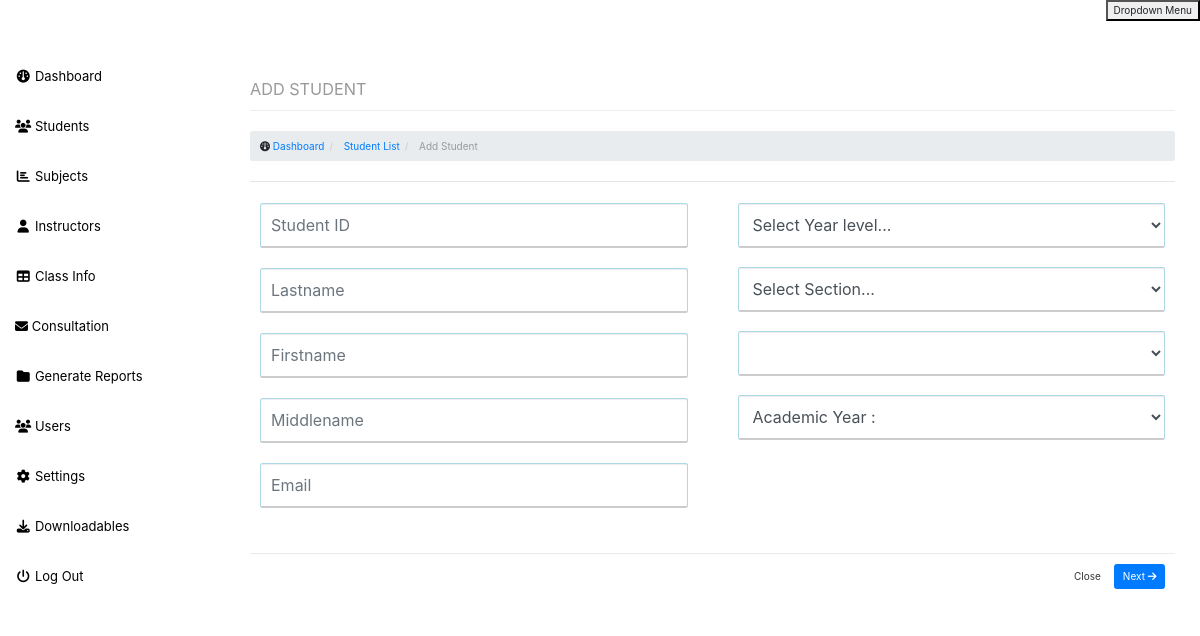
The app's page /admin/addstudent.php (signed in), older data.
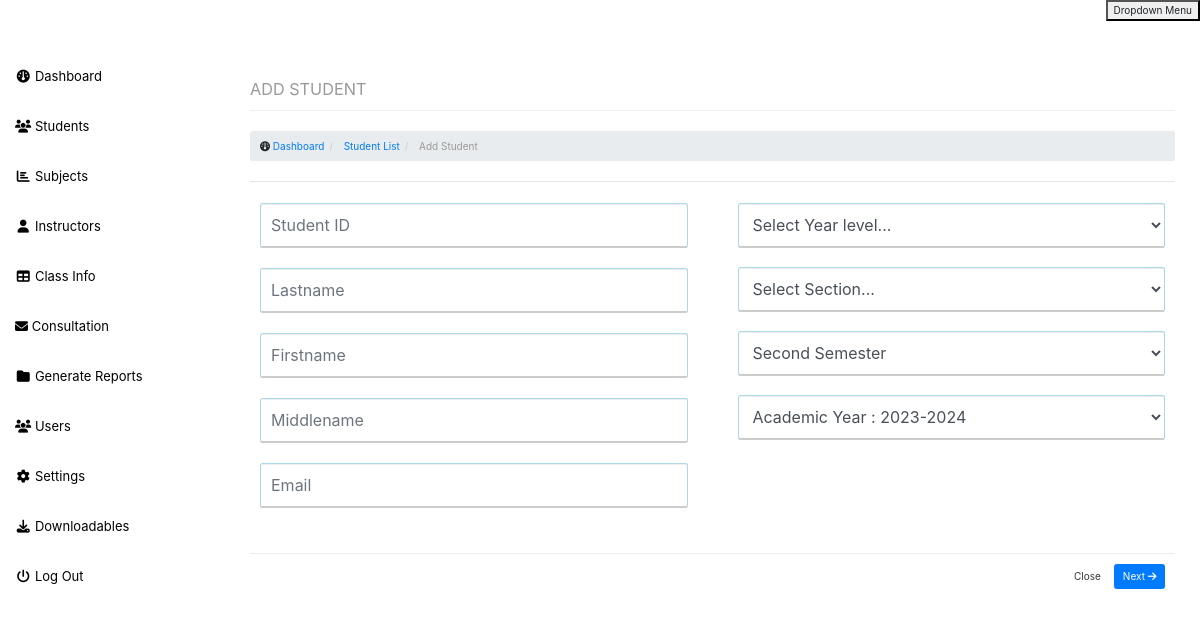
The same page, newer data.
### tables this page shows
CREATE TABLE `ay` (
  `id` int(11) NOT NULL,
  `academic_year` varchar(255) DEFAULT NULL,
  `semester` varchar(255) DEFAULT NULL,
  `semester_id` int(11) DEFAULT NULL,
  `display` tinyint(4) DEFAULT NULL,
  `semester_display` tinyint(4) NOT NULL DEFAULT 1,
  `start_date` date DEFAULT NULL
);

### admin/addstudent.php (the view, shortened to what this page needs)
<?php
include('include/header.php');
include('include/sidebar.php');
include('data/student_model.php');
$activeAcademicYear = "";
$activeSemester = "";
$query = "SELECT academic_year, semester FROM ay WHERE display = 1";
$result = $connection->query($query);
if ($row = $result->fetch(PDO::FETCH_ASSOC)) {
    $activeAcademicYear = $row['academic_year'];
    $activeSemester = $row['semester'];
}
$studid = $lname = $fname = $mname = $email = $year = $section = $semester = $ay = "";
?>
<div id="page-wrapper">
    <div class="container-fluid">
        <div class="row">
            <div class="col-lg-12">
                <h1 class="page-header">
                    <small>ADD STUDENT</small>
                </h1>
                <ol class="breadcrumb">
                    <li>
                        <i class="fa fa-dashboard"></i> <a href="index.php">Dashboard</a>
                    </li>
                    <li>
                        <a href="studentlist.php">Student List</a>
                    </li>
                    <li class="active">
                        Add Student
                    </li>
                </ol>
            </div>
        </div>
        <hr />
        <div class="row">
            <div class="col-lg-12">
            </div>
        </div>
        <div class="row print-container">
            <div class="col-md-6">
                <div class="modal-body">
                    <form action="" method="post">
                        <div class="form-group">
                            <input type="text" class="form-control" name="studid" id="studid" placeholder="Student ID" value="<?php echo $studid ?>" required />
                        </div>
                        <div class="form-group">
                            <input type="text" class="form-control" name="lname" placeholder="Lastname" value="<?php echo $lname ?>" required />
                        </div>
                        <div class="form-group">
                            <input type="text" class="form-control" name="fname" placeholder="Firstname" value="<?php echo $fname ?>" required />
                        </div>
                        <div class="form-group">
                            <input type="text" class="form-control" name="mname" placeholder="Middlename" value="<?php echo $mname ?>" />
                        </div>
                        <div class="form-group">
                            <input type="email" class="form-control" name="email" placeholder="Email" value="<?php echo $email ?>" />
                        </div>
                </div>
            </div>
            <div class="col-md-6">
                <div class="modal-body">
                    <div class="form-group" style="height:44px">
                        <select class="form-control" name="year" placeholder="Year level" required style="height: 45px">
                            <option value="">Select Year level...</option>
                        </select>
                    </div>
                    <div class="form-group" style="height:44px">
                        <select class="form-control" name="section" placeholder="Section" required style="height: 45px">
                            <option value="">Select Section...</option>
                        </select>
                    </div>
                     <div class="form-group" style="height:44px">
                        <select class="form-control" name="semester" placeholder="Semester" required style="height: 45px">
                            <option value="<?php echo $activeSemester; ?>"><?php echo $activeSemester; ?></option>
                            <!-- <option value="Second Semester" <?php echo $semester == "Second Semester" ? "selected" : "" ?> >Second Semester</option>
                            <option value="Summer" <?php echo $semester == "Summer" ? "selected" : "" ?> >Summer</option> -->
                        </select>
                    </div>
                    <div class="form-group" style="height:44px">
                        <select name="sy" class="form-control" required style="height: 45px">
                            <option value="<?php echo $row['academic_year']; ?>" <?php echo $activeAcademicYear == $row['academic_year'] ? "selected" : ""; ?>>Academic Year : <?php echo $row['academic_year']; ?></option>
                        </select>
                    </div>
                </div>
            </div>
        </div>
        <div class="row">
            <div class="col-md-12">
                <div class="modal-footer">
                    <a href="studentlist.php"><button type="button" class="btn btn-default" data-dismiss="modal">Close</button></a>
                    <button type="submit" class="btn btn-primary">Next <i class="fa fa-arrow-right"></i></button></a>
                </div>
            </div>
        </div>
    </div>
</div>
<?php include('include/footer.php'); ?>

Row changes from the older to the newer data that the page shows:
added ay: semester "Second Semester", sy "Academic Year : 2023-2024"
Text that changed along with them:
form field sy: "Academic Year :" → (not shown)
